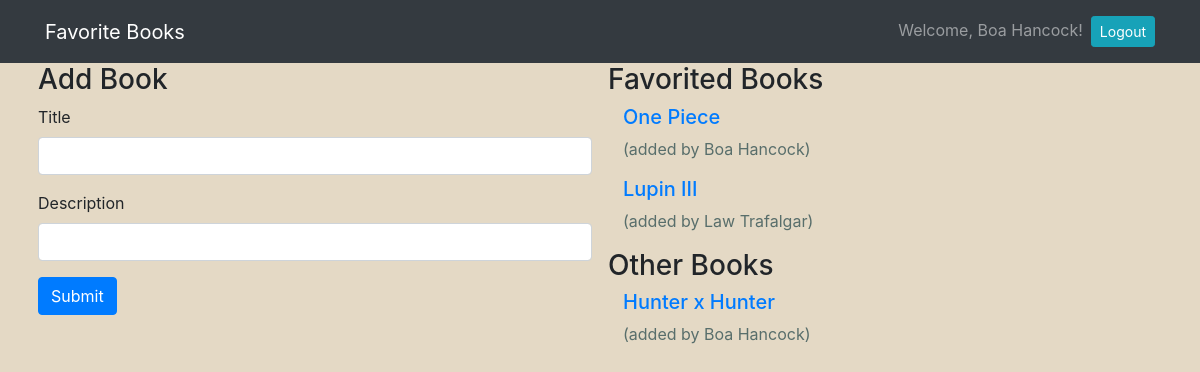
Screenshot of /books (signed in) with the database file from the repository.
### books/models.py (models this page shows)
class User(models.Model):
    first_name = models.CharField(max_length=255)
    last_name = models.CharField(max_length=255)
    email = models.EmailField(unique=True)
    password = models.CharField(max_length=255)
    objects = UserManager()

class Book(models.Model):
    title = models.CharField(max_length=255)
    description = models.TextField()
    creator = models.ForeignKey(User, related_name="has_created_books", on_delete=models.CASCADE)
    favorited_by = models.ManyToManyField(User, related_name="favorited_books")
    created_at = models.DateField(auto_now_add=True)
    updated_at = models.DateField(auto_now=True)
    objects = BookManager()

### books/views.py (the view)
# urls.py: path("books", views.show_all),
def show_all(request):
    if "user_id" not in request.session:
        return redirect('/')
    else:
        context = {
            'all_books': Book.objects.all(),
            'the_user': User.objects.get(id=request.session['user_id'])
        }
        return render(request, 'showall.html', context)

### books/templates/showall.html (shortened to what this page needs)
<!DOCTYPE html>
<html>
    <head>
        <link rel="stylesheet" href="https://stackpath.bootstrapcdn.com/bootstrap/4.5.0/css/bootstrap.min.css">
        {% load static %}
        <link rel="stylesheet" href="{% static '/style.css' %}">
    </head>
    <body>
        <nav class="navbar navbar-expand-lg navbar-dark bg-dark">
            <div class="container">
                <a class="navbar-brand" href="#">Favorite Books</a>
                <div class="collapse navbar-collapse" id="navbarText">
                    <span class="navbar-text">
                        Welcome, {{the_user.first_name}} {{the_user.last_name}}!</a><a href="/logout" role="button" class="btn btn-sm btn-info ml-2 text-white">Logout</a>
                    </span>
                </div>
            </div>
        </nav>
        <div class="container">
            <div class="row">
                <div class="col-6 px-2">
                    <h3>Add Book</h3>
                    <form action="/books/create_book" method="POST">
                        <div class="form-group">
                            <label for="title">Title</label>
                            <input type="text" class="form-control" name="title">
                        </div>
                        <div class="form-group">
                            <label for="description">Description</label>
                            <input type="text" class="form-control" name="description">
                        </div>
                        <button type="submit" class="btn btn-primary">Submit</button>
                    </form>
                </div>
                <div class="col-6 px-2">
                    <h3>Favorited Books</h3>
                    {% for book in all_books %}
                    {% if the_user in book.favorited_by.all %}
                    <div class="container">
                        <h5><a href="/books/{{book.id}}">{{book.title}}</a></h5>
                        <p>(added by {{book.creator.first_name}} {{book.creator.last_name}})</p>
                    </div>
                    {% endif %}
                    {% endfor %}
                    <h3>Other Books</h3>
                    {% for book in all_books %}
                    {% if the_user not in book.favorited_by.all %}
                    <div class="container">
                        <h5><a href="/books/{{book.id}}">{{book.title}}</a></h5>
                        <p>(added by {{book.creator.first_name}} {{book.creator.last_name}})</p>
                    </div>
                    {% endif %}
                    {% endfor %}
                </div>
            </div>
        </div>
    </body>
</html>

### books/static/style.css (style rules this page uses)
body { background-color: #E4D9C5; }
form { margin:5 40px; }
.messages, p { font-weight: 50px; color: #586E6B; }

### rows the page displays
User: first_name "Boa", last_name "Hancock"
Book: title "One Piece", creator.first_name "Boa", creator.last_name "Hancock"
Book: title "Lupin III", creator.first_name "Law", creator.last_name "Trafalgar"
Book: title "Hunter x Hunter", creator.first_name "Boa", creator.last_name "Hancock"
